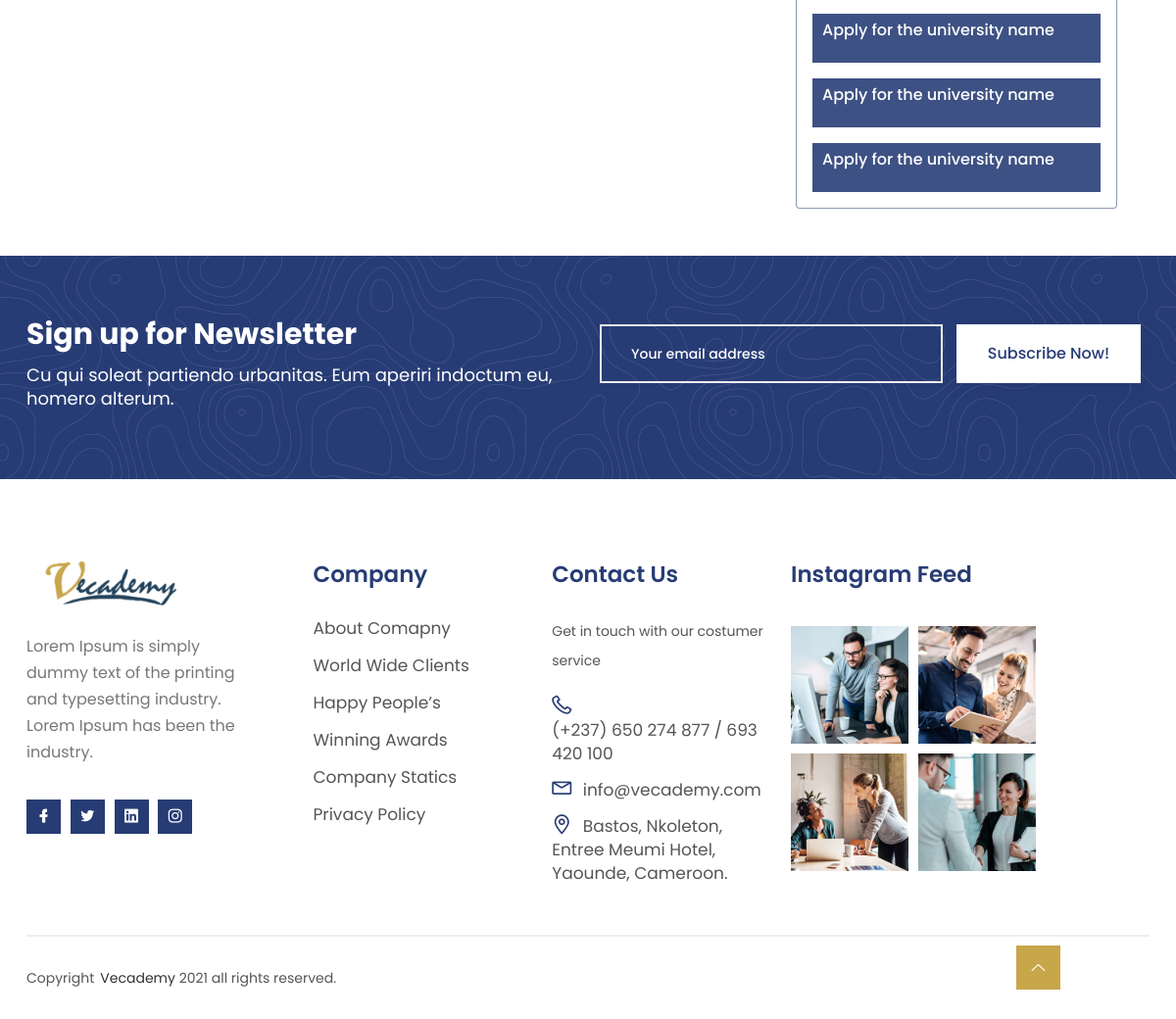
The page /countries/Cameroun/ (lower part) on the database as committed earlier.
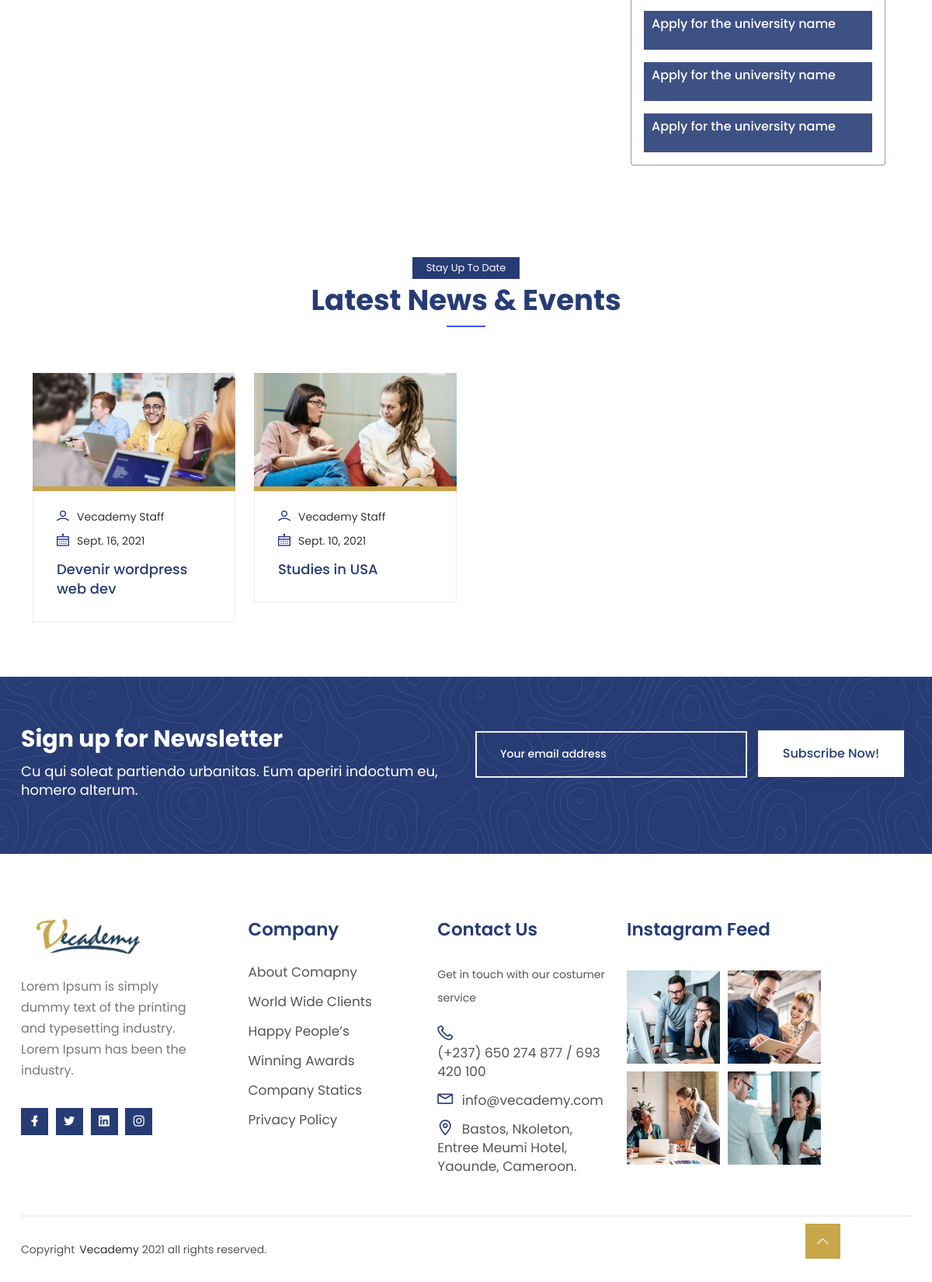
The same page on the database as committed later.
### main/models.py (models this page shows, shortened)
class BlogPost(models.Model):
    post_title = models.CharField(max_length=254, null =True, blank=True)
    post_category = models.ManyToManyField(PostCategory, blank=True)
    post_description = RichTextField(null = True, blank = True)
    post_image = models.ImageField(default = 'default.png')
    date_created = models.DateTimeField(auto_now_add=True, blank=True, null=True)
    last_update = models.DateTimeField(null=True, blank=True)
    set_draft = models.BooleanField(default=True)
    set_featured = models.BooleanField(default=True)
    class Meta:
        verbose_name = 'Blog Post'
        verbose_name_plural = 'Blogs Post'

### main/views.py (the view)
# urls.py: path('countries/<str:country_url>/', views.singleCountry, name='single-country'),
def singleCountry(request, country_url):
    category_to_navebar = ProgramCategory.objects.all().filter(set_draft = False, set_featured = True)
    single_country = Country.objects.get(country_name=country_url, set_draft = False)
    featured_post = BlogPost.objects.all().filter(set_draft = False, set_featured = True).order_by('-date_created')[:8]
    country_fact = single_country.countryfact_set.all().filter(set_draft = False)
    related_universities = single_country.university_set.all().filter(set_draft = False)
    universities_count = related_universities.count()
    print(related_universities)
    context = {
        'featured_post':featured_post,
        'related_universities':related_universities,
        'universities_count':universities_count,
        'country_fact':country_fact,
        'single_country':single_country,
        'category_to_navebar':category_to_navebar,
    }
    return render(request, 'main/single-country.html', context)

### main/models.py (called while the page is built)
    def __str__(self):
        return self.university_name

### main/templates/main/single-country.html (shortened to what this page needs)
{% extends 'main/index.html' %} {% load static %} {% block contain%}
<section style="margin-top: -40px;" class="section p-lg-5 service-single">
    <div class="container-fluid">
        <div class="row g-5">
            <div class="col-lg-8 col-md-7 col-12">
            </div>
            <aside class="col-lg-4 col-md-5">
                {% include 'main/page-sidebar.html' %}
            </aside>
        </div>
    </div>
</section>
{% include 'main/latest-new.html' %}
{% include 'main/newsletter.html' %}
{% endblock %}

### main/templates/main/latest-new.html
{% load static %}
{% if featured_post %}
<div class="latest-news-area section">
    <div class="letast-news-grid">
        <div class="container-lg">
            <div class="row">
                <div class="col-lg-8 offset-lg-2 col-12">
                    <div class="section-title">
                        <span class="wow fadeInDown" data-wow-delay=".2s" style="visibility: visible; animation-delay: 0.2s; animation-name: fadeInDown;">Stay up to date</span>
                        <h2 class="wow fadeInUp" data-wow-delay=".4s" style="visibility: visible; animation-delay: 0.4s; animation-name: fadeInUp;">Latest News &amp; Events</h2>
                    </div>
                </div>
            </div>
            <div class="row">
                {% for item in featured_post %}
                <div class="col-lg-3 col-md-6 col-12">
                    <div class="letest-news-item wow fadeInUp" data-wow-delay=".4s" style="visibility: visible; animation-delay: 0.4s; animation-name: fadeInUp;">
                        <div class="image">
                            <img src="{{item.post_image.url}}" alt="{{item.post_title|truncatechars:75}}">
                        </div>
                        <div class="content-body">
                            <div class="meta-details">
                                <a href="#" class="meta-list"><i class="lni lni-user"></i><span>Vecademy Staff</span></a>
                                <a href="#" class="meta-list"><i class="lni lni-calendar"></i><span>{{item.date_created.date}}</span></a>
                            </div>
                            <h4 class="title"><a href="{% url 'single-post' item.post_title  %}">{{item.post_title|truncatechars:75}}</a></h4>
                        </div>
                    </div>
                </div>
                {% endfor %}
            </div>
        </div>
    </div>
</div>
{% endif %}

Rows that differ between the two databases and show on the page:
added BlogPost: post_image (picture), date_created "Sept. 16, 2021", post_title "Devenir wordpress web dev"
now on this page (row edited): BlogPost: post_image (picture), date_created "Sept. 10, 2021", post_title "Studies in USA"
Other text that changed with them:
text now shown: "Stay Up To Date Latest News & Events"
